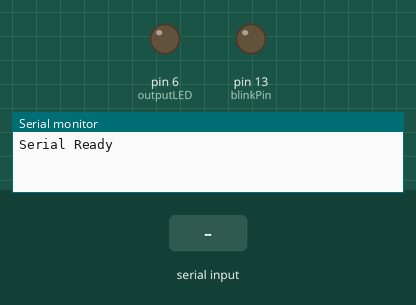
The sketch below on a simulated Arduino Uno, built with avr-gcc and run on an emulated ATmega328P. On the bench: output pins drawn as LEDs (lit = HIGH), the last lines printed to the serial monitor. The inputs (shaded band) are chosen by the test bench.

Above: at 1.2 s.
1.3 s: byte 30 received over Serial
At 1.42 s:
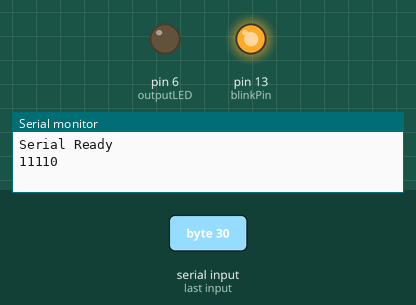
At 3.9 s:
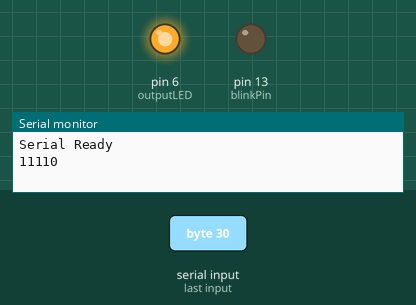
Timing chart, 0 to 9.6 s (numbered marks = the images above; inputs shaded):
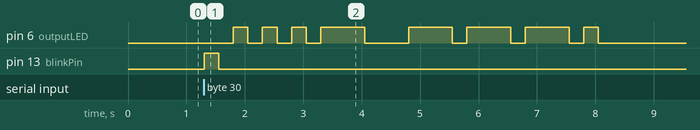

Measured:
- after the input at 1.3 s, pin 6 (outputLED): goes 3 × (HIGH 0.25 s, LOW 0.25 s), HIGH 0.75 s, LOW 0.75 s, 3 × (HIGH 0.75 s, LOW 0.25 s), HIGH 0.25 s, then LOW, starting after 0.50 s; pin 13 (blinkPin): LOW → HIGH at once, → LOW 0.25 s later

The sketch:

serial_morse_code.ino
```cpp
// This is the LED on the board, useful for status
const int blinkPin = 13;
// This is the LED used for outputting data
const int outputLED = 6;

/*
 * Binary Morse Code Timing:
 * - Treats 4 bits (a nibble) as one word in morse code
 * - 0 is dot  (1 time unit), .
 * - 1 is dash (3 time unit), -
 * - 1 time unit between each symbol in the nibble
 * - 3 time units between nibbles
 * - Starts at MSB, so sequence 0110 1011 would be .--. -.--
 * So for example, .--. is 1 + 1 + 3 + 1 + 3 + 1 + 1 + 1 = 13 TU
 * TU is msec value, so giving it value 250 means that .--. takes 3.25sec
*/
const int TU = 250;

// Blinks status once, then outputs two nibbles. 'x' which is x78 is 0111 1000, .--- -...
void morsecodeByte(byte c) {
  char nibble1 = c & 0xF0;
  char nibble2 = (c & 0x0F) << 4;

  digitalWrite(blinkPin, HIGH);
  digitalWrite(outputLED, LOW);
  delay(TU);
  digitalWrite(blinkPin, LOW);
  delay(TU);

  for(int i = 0; i < 4; i++) {
    // get MSB of byte
    bool symbol = nibble1 & 0x80;
    // shift byte left 1 for next loop
    nibble1 = nibble1 << 1;
    // output symbol then output spacing
    digitalWrite(outputLED, HIGH);
    delay(TU*(1 + 2*symbol));
    digitalWrite(outputLED, LOW);
    delay(TU);
  }
  // all of the above end in 1 TU off delay so 2TU more makes 3TU
  delay(2*TU);
  for(int i = 0; i < 4; i++) {
    // get MSB of byte
    bool symbol = nibble2 & 0x80;
    // shift byte left 1 for next loop
    nibble2 = nibble2 << 1;
    // output symbol then output spacing
    digitalWrite(outputLED, HIGH);
    delay(TU*(1 + 2*symbol));
    digitalWrite(outputLED, LOW);
    delay(TU);
  }
}

void setup() {
  // initialize the digital pin as an output.
  pinMode(blinkPin, OUTPUT);
  pinMode(outputLED, OUTPUT);

  // initialize serial connection btw teensy and host machine
  Serial.begin(9600);
  while (!Serial) {
    // wait for Serial Monitor to be ready
  }
  Serial.println("Serial Ready");
}

void loop() {
  if (Serial.available()) {
    char incomingByte = Serial.read();  // will not be -1
    // actually do something with incomingByte
    Serial.println(incomingByte, BIN);
    morsecodeByte(incomingByte);
  }
}
```
